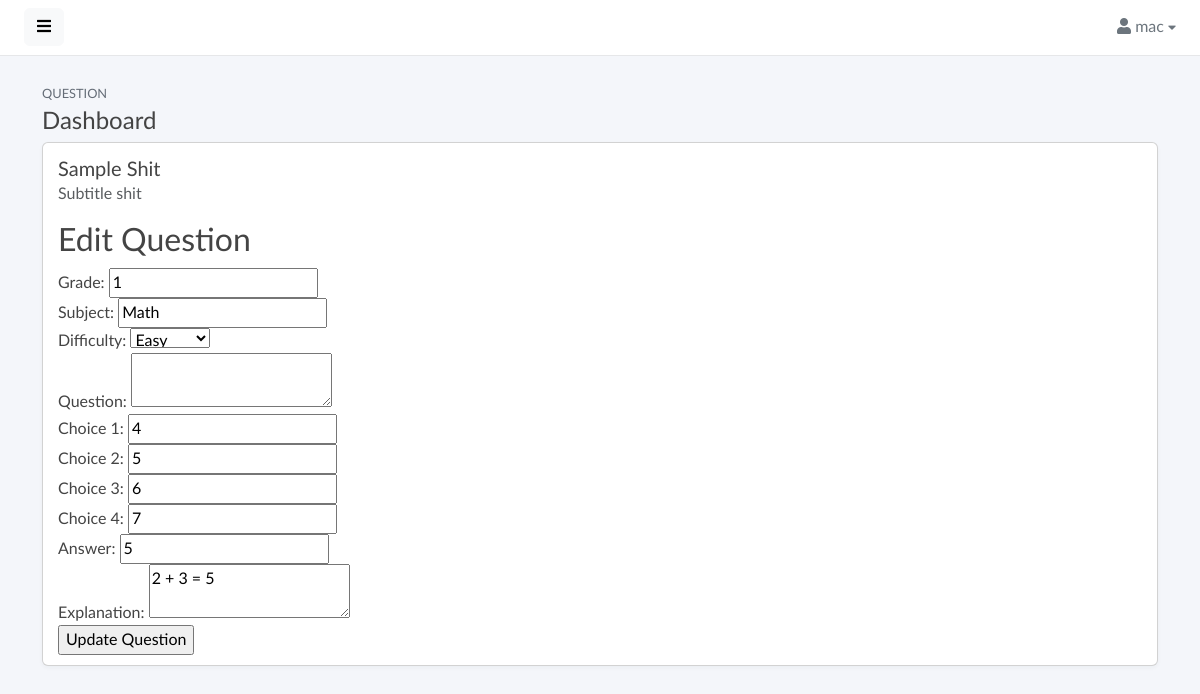
Page /editQuestionold.php?id=1 (signed in) on the committed database.
### tables this page shows
CREATE TABLE `quizquestions` (
  `id` int(11) NOT NULL,
  `grade` varchar(255) DEFAULT NULL,
  `subject` varchar(255) DEFAULT NULL,
  `difficulty` enum('Easy','Medium','Hard') DEFAULT NULL,
  `question` text DEFAULT NULL,
  `choice1` varchar(255) DEFAULT NULL,
  `choice2` varchar(255) DEFAULT NULL,
  `choice3` varchar(255) DEFAULT NULL,
  `choice4` varchar(255) DEFAULT NULL,
  `answer` varchar(255) DEFAULT NULL,
  `explanation` text DEFAULT NULL,
  `image_url` varchar(255) DEFAULT NULL,
  `created_at` timestamp NOT NULL DEFAULT current_timestamp(),
  `updated_at` timestamp NOT NULL DEFAULT current_timestamp() ON UPDATE current_timestamp()
);

### editQuestionold.php (the view, shortened to what this page needs)
<?php
include('connection.php');
$question = null;
if (isset($_GET['id']) && is_numeric($_GET['id'])) {
    $id = $_GET['id'];
    if ($stmt = $mysqli->prepare("SELECT * FROM QuizQuestions WHERE id = ?")) {
        $stmt->bind_param("i", $id);
        $stmt->execute();
        $result = $stmt->get_result();
        $question = $result->fetch_assoc();
    }
} else {
    $message = "No question ID specified.";
}
?>
<!doctype html>
<html lang="en">
<?php include 'layout/head.php'; ?>
<body>
    <div class="wrapper">
        <div id="body" class="active">
            <?php include 'layout/nav.php'; ?>
            <div class="content">
                <div class="container">
                    <div class="row">
                        <div class="col-md-12 page-header">
                            <div class="page-pretitle">Question</div>
                            <h2 class="page-title">Dashboard</h2>
                        </div>
                    </div>
                    <div class="row">
                        <div class="col-md-12">
                            <div class="card">
                                <div class="content">
                                    <div class="head">
                                        <h5 class="mb-0">Sample Shit</h5>
                                        <p class="text-muted">Subtitle shit</p>
                                    </div>
                                    <div class="canvas-wrapper">
                                        <h2>Edit Question</h2>
                                        <?php if ($question): ?>
                                            <form action="editQuestion.php?id=<?php echo $id; ?>" method="post">
                                                <label for="grade">Grade:</label>
                                                <input type="text" id="grade" name="grade"
                                                    value="<?php echo htmlspecialchars($question['grade']); ?>"><br>
                                                <label for="subject">Subject:</label>
                                                <input type="text" id="subject" name="subject"
                                                    value="<?php echo htmlspecialchars($question['subject']); ?>"><br>
                                                <label for="difficulty">Difficulty:</label>
                                                <select id="difficulty" name="difficulty">
                                                    <option value="Easy" <?php echo ($question['difficulty'] == 'Easy') ? 'selected' : ''; ?>>Easy</option>
                                                </select><br>
                                                <label for="question">Question:</label>
                                                <textarea id="question"
                                                    name="question"><?php echo htmlspecialchars($question['question']); ?></textarea><br>
                                                <label for="choice1">Choice 1:</label>
                                                <input type="text" id="choice1" name="choice1"
                                                    value="<?php echo htmlspecialchars($question['choice1']); ?>"><br>
                                                <label for="choice2">Choice 2:</label>
                                                <input type="text" id="choice2" name="choice2"
                                                    value="<?php echo htmlspecialchars($question['choice2']); ?>"><br>
                                                <label for="choice3">Choice 3:</label>
                                                <input type="text" id="choice3" name="choice3"
                                                    value="<?php echo htmlspecialchars($question['choice3']); ?>"><br>
                                                <label for="choice4">Choice 4:</label>
                                                <input type="text" id="choice4" name="choice4"
                                                    value="<?php echo htmlspecialchars($question['choice4']); ?>"><br>
                                                <label for="answer">Answer:</label>
                                                <input type="text" id="answer" name="answer"
                                                    value="<?php echo htmlspecialchars($question['answer']); ?>"><br>
                                                <label for="explanation">Explanation:</label>
                                                <textarea id="explanation"
                                                    name="explanation"><?php echo htmlspecialchars($question['explanation']); ?></textarea><br>
                                                <input type="submit" value="Update Question">
                                            </form>
                                        <?php endif; ?>
                                    </div>
                                </div>
                            </div>
                        </div>
                    </div>
                </div>
            </div>
        </div>
    </div>
    <?php include 'layout/foot.php'; ?>

### assets/css/master.css (style rules this page uses)
body, h1, .h1, h2, .h2, h3, .h3, h4, .h4, h5, .h5, h6, .h6, p, a, td { -moz-osx-font-smoothing: grayscale; -webkit-font-smoothing: antialiased; }
body { width: 100%; height: 100%; background: #f4f6fa; font-family: "Lato", "Helvetica Neue", Arial, Helvetica, sans-serif; font-size: 1rem; color: #444; }
.wrapper { display: flex; width: 100%; align-items: stretch; overflow-x: hidden }
#body { width: 100%; padding: 0; min-height: 100vh; transition: all 0.3s; }
#body>.content { position: relative; padding: .5rem; }
.page-header { margin-top: 1.25rem; }
.page-pretitle { font-size: .8rem; text-transform: uppercase; line-height: 1.6; color: #656d77; }
.page-title { margin: 0; font-size: 1.5rem; line-height: 1.5555556; }
.card { margin-bottom: 15px; box-shadow: rgba(35, 46, 60, .04) 0 2px 4px 0; }
.card .content { padding: 15px 15px 10px 15px; }

### rows in the picture
quizquestions: grade "1", subject "Math", difficulty "Easy", choice1 "4", choice2 "5", choice3 "6", choice4 "7", answer "5", explanation "2 + 3 = 5"

### other values in the picture
$_SESSION['username'] "mac"
